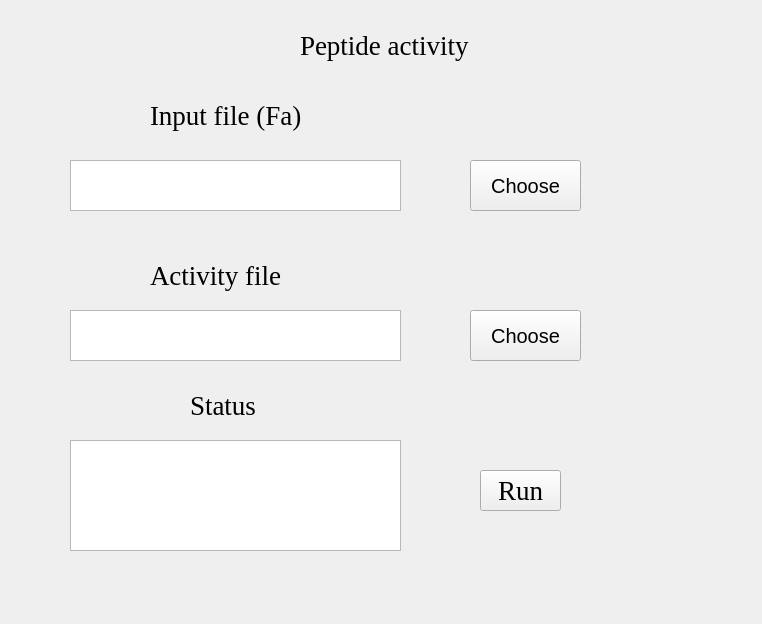
<?xml version="1.0" encoding="UTF-8"?>
<ui version="4.0">
 <class>Form</class>
 <widget class="QWidget" name="Form">
  <property name="geometry">
   <rect>
    <x>0</x>
    <y>0</y>
    <width>762</width>
    <height>624</height>
   </rect>
  </property>
  <property name="windowTitle">
   <string>Form</string>
  </property>
  <widget class="QPushButton" name="pushButton_12">
   <property name="geometry">
    <rect>
     <x>470</x>
     <y>160</y>
     <width>111</width>
     <height>51</height>
    </rect>
   </property>
   <property name="font">
    <font>
     <pointsize>15</pointsize>
    </font>
   </property>
   <property name="text">
    <string>Choose</string>
   </property>
  </widget>
  <widget class="QTextBrowser" name="textBrowser_11">
   <property name="geometry">
    <rect>
     <x>70</x>
     <y>160</y>
     <width>331</width>
     <height>51</height>
    </rect>
   </property>
  </widget>
  <widget class="QLabel" name="label_25">
   <property name="geometry">
    <rect>
     <x>150</x>
     <y>90</y>
     <width>181</width>
     <height>51</height>
    </rect>
   </property>
   <property name="font">
    <font>
     <family>Times New Roman</family>
     <pointsize>20</pointsize>
    </font>
   </property>
   <property name="text">
    <string>Input file (Fa)</string>
   </property>
  </widget>
  <widget class="QTextBrowser" name="textBrowser_12">
   <property name="geometry">
    <rect>
     <x>70</x>
     <y>310</y>
     <width>331</width>
     <height>51</height>
    </rect>
   </property>
  </widget>
  <widget class="QPushButton" name="pushButton_13">
   <property name="geometry">
    <rect>
     <x>470</x>
     <y>310</y>
     <width>111</width>
     <height>51</height>
    </rect>
   </property>
   <property name="font">
    <font>
     <pointsize>15</pointsize>
    </font>
   </property>
   <property name="text">
    <string>Choose</string>
   </property>
  </widget>
  <widget class="QLabel" name="label_26">
   <property name="geometry">
    <rect>
     <x>150</x>
     <y>250</y>
     <width>181</width>
     <height>51</height>
    </rect>
   </property>
   <property name="font">
    <font>
     <family>Times New Roman</family>
     <pointsize>20</pointsize>
    </font>
   </property>
   <property name="text">
    <string>Activity file</string>
   </property>
  </widget>
  <widget class="QTextBrowser" name="textBrowser_7">
   <property name="geometry">
    <rect>
     <x>70</x>
     <y>440</y>
     <width>331</width>
     <height>111</height>
    </rect>
   </property>
  </widget>
  <widget class="QLabel" name="label_27">
   <property name="geometry">
    <rect>
     <x>190</x>
     <y>380</y>
     <width>181</width>
     <height>51</height>
    </rect>
   </property>
   <property name="font">
    <font>
     <family>Times New Roman</family>
     <pointsize>20</pointsize>
    </font>
   </property>
   <property name="text">
    <string>Status</string>
   </property>
  </widget>
  <widget class="QLabel" name="label_28">
   <property name="geometry">
    <rect>
     <x>300</x>
     <y>20</y>
     <width>181</width>
     <height>51</height>
    </rect>
   </property>
   <property name="font">
    <font>
     <family>Times New Roman</family>
     <pointsize>20</pointsize>
    </font>
   </property>
   <property name="text">
    <string>Peptide activity</string>
   </property>
  </widget>
  <widget class="QPushButton" name="pushButton_14">
   <property name="geometry">
    <rect>
     <x>480</x>
     <y>470</y>
     <width>81</width>
     <height>41</height>
    </rect>
   </property>
   <property name="font">
    <font>
     <family>Times New Roman</family>
     <pointsize>20</pointsize>
    </font>
   </property>
   <property name="text">
    <string>Run</string>
   </property>
  </widget>
 </widget>
 <resources/>
 <connections/>
</ui>
